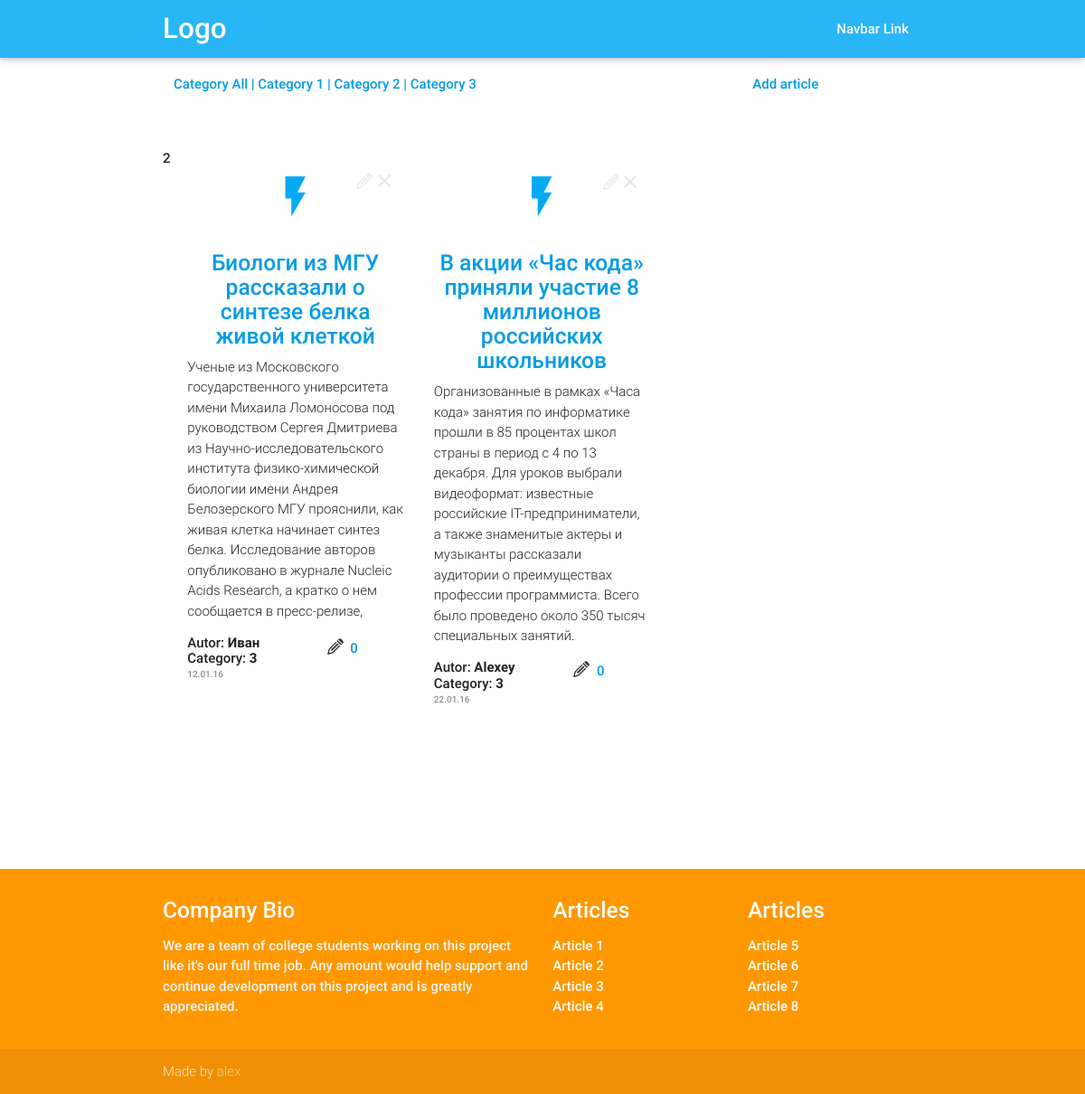
Screenshot of /index.php/articlescategory/id/3 with the database file from the repository.
### tables this page shows
CREATE TABLE `articles` (
  `article_id` int(11) NOT NULL AUTO_INCREMENT,
  `title` tinytext,
  `category` int(11) DEFAULT NULL,
  `read` int(11) DEFAULT NULL,
  `autor` varchar(45) DEFAULT NULL,
  `text` text,
  `date` varchar(45) DEFAULT NULL,
  `iddddd` int(11) DEFAULT NULL,
  PRIMARY KEY (`article_id`)
);

### articles.php (the view, shortened to what this page needs)
<nav style="position: fixed; top: 0%; z-index: 5;" class="light-blue lighten-1" role="navigation">
	<div class="nav-wrapper container"><a id="logo-container" href="#" class="brand-logo">Logo</a>
		<ul class="right hide-on-med-and-down">
			<li><a href="#">Navbar Link</a></li>
		</ul>
	</div>
</nav>
<div id="tools">
	<div style="margin-top: 10%;" id="category">
		<a href="http://localhost/index.php/articles">Category All |</a>
		<a href="http://localhost/index.php/articlescategory/id/1">Category 1 |</a>
		<a href="http://localhost/index.php/articlescategory/id/2">Category 2 |</a>
		<a href="http://localhost/index.php/articlescategory/id/3">Category 3 </a>
	</div>
	<a id="new_article" href="addArticle">Add article</a>
</div>
<div  style="margin-top: 5%;
margin-bottom: 15%;" class="container">
<?php
$dbh = new PDO('mysql:host=localhost;dbname=project1','root', 'root');
$dbh->exec('SET NAMES utf8');
$slctArticles = " SELECT
`article_id`,
`title`,
COUNT(rate.id) AS likes,
GROUP_CONCAT(users.login SEPARATOR '|') AS liked_by
FROM `project1`.`articles`
LEFT JOIN rate
ON articles.article_id = rate.article
LEFT JOIN users
ON rate.user = users.id
GROUP BY articles.article_id
";
$articlesQuery = $dbh->query($slctArticles);
while ($row = $articlesQuery->fetch(PDO::FETCH_OBJ))  {
	$articles[] = $row;
}
$per = 12;
echo $articles[$per]->likes;
?>
<?php
if (
	$Module == 'articles' ) {
	$Param1 = "SELECT `article_id`, `title`,`autor`,`text`, `category`, `date`
FROM `project1`.`articles`
ORDER BY `article_id` DESC;";
}
else  if ($Module == 'articlescategory') {
	$Param1 = "SELECT `article_id`, `title`, `autor`,`text`,  `category`, `date`
	FROM `project1`.`articles`
	WHERE `category` = '$Param[id]'
  	--   ЧЕ ТО Я НЕ ВРУБИЛСЯ КАК ЭТА ФИШКА ВЫЧИСЛЯЕТ ID
  	ORDER BY `article_id` DESC;";
  }
  $dbh = new PDO('mysql:host=localhost;dbname=project1','root', 'root');
  $dbh->exec('SET NAMES utf8');
  $slct = $Param1;
  $assoc_res = $dbh->query($slct);
  while ( $row = $assoc_res->fetch(PDO::FETCH_ASSOC)) {
  	?>
  	<div class="col s12 m4 article_block">
  		<div class="icon-block">
  			<h2 class="center light-blue-text"><i class="material-icons">flash_on</i></h2>
  			<h5 class="center"><a target="blank" href="http://localhost/index.php/viewArticle?id=<?php echo $row['article_id']; ?>">  <?php echo $row['title']; ?>  </a> </h5>
  			<div id="article_text" class="light"> <?php echo $row['text']; ?></div>
  		</div>
  		<p id="article_autor" >Autor: <b><?php echo $row['autor']; ?> </b></p>
  		<p id="article_cat" >Category: <b><?php echo $row['category']; ?> </b></p>
  		<div id="article_date"><?php echo $row['date']; ?></div>
  		<div id="del_article"> <a href="http://localhost/index.php/deleteArticle?id=<?php echo $row['article_id']; ?>"><img src="../img/ic_close_black_24dp_2x.png" height="24" width="24" alt=""></a>  </div>
  		<div id="edit_article"> <a href="http://localhost/index.php/editArticle?id=<?php echo $row['article_id']; ?>"><img src="../img/pen-pencil-write-letter-512.png" height="18" width="18" alt=""></a>  </div>
  		<a class="like_btn" href="http://localhost/like.php?type=article&id=<?php echo $row['article_id'];?>">
  			<?php
  			$a = $row['article_id'] - 1;
  			echo $articles[$a]->likes; ?></a>
  		</div>
  		<?php }  ?>
  	</div>
  	<footer class="page-footer orange">
  		<div class="container">
  			<div class="row">
  				<div class="col l6 s12">
  					<h5 class="white-text">Company Bio</h5>
  					<p class="grey-text text-lighten-4">We are a team of college students working on this project like it's our full time job. Any amount would help support and continue development on this project and is greatly appreciated.</p>
  				</div>
  				<div class="col l3 s12">
  					<h5 class="white-text">Articles</h5>
  					<ul>
  						<li><a class="white-text" href="#!">Article 1</a></li>
  						<li><a class="white-text" href="#!">Article 2</a></li>
  						<li><a class="white-text" href="#!">Article 3</a></li>
  						<li><a class="white-text" href="#!">Article 4</a></li>
  					</ul>
  				</div>
  				<div class="col l3 s12">
  					<h5 class="white-text">Articles</h5>
  					<ul>
  						<li><a class="white-text" href="#!">Article 5</a></li>
  						<li><a class="white-text" href="#!">Article 6</a></li>
  						<li><a class="white-text" href="#!">Article 7</a></li>
  						<li><a class="white-text" href="#!">Article 8</a></li>
  					</ul>
  				</div>
	</div>
</div>
<div class="footer-copyright">
	<div class="container">
		Made by <a class="orange-text text-lighten-3" href="#">alex</a>
	</div>
</div>
</footer>

### css/style.css (style rules this page uses)
footer { position:relative; bottom: 0px; width: 100%; }
h5 a { text-decoration: none; transition: all 0.2s linear; }
.icon-block { padding: 0 15px; }
.icon-block .material-icons { font-size: inherit; }

### css/articles.style.css (style rules this page uses)
footer { position:relative; bottom: 0px; width: 100%; }
.icon-block { padding: 0 15px; }
.icon-block .material-icons { font-size: inherit; }
#tools { width: 68%; margin: 0 auto; }
#category { width: 68%; margin: 0 auto; display: inline-block; }
#new_article { display: inline-block; width: 20%; position: relative; left: 10%; }
.article_block { width: 32%; text-align: center; display: inline-block; vertical-align: top; }
#article_date { font-size: 10px; text-align: left; padding-left: 15px; opacity: .5; margin-top: 4px; }
#article_autor { text-align: left; padding-left: 15px; margin-bottom: 0px; }
#article_cat { text-align: left; padding-left: 15px; margin-bottom: 0px; margin-top: 0px; line-height: 12px; }
#article_text { text-align: left; max-height: 290px; overflow: hidden; }
.article_block { position: relative; z-index: 2; }
#del_article { height: 24px; width: 24px; position: absolute; top: 4%; left: 82%; opacity: .1; cursor: pointer; transition: all 0.2s linear; }
#edit_article { height: 24px; width: 24px; position: absolute; top: 4.5%; left: 74%; opacity: .1; cursor: pointer; transition: all 0.2s linear; }
.like_btn { position: absolute; top: 92%; left: 63%; height: 30px; width: 60px; background: url(../img/pen-pencil-write-letter-512.png); background-repeat: no-repeat; background-size: 30%; }

### rows the page displays
articles: title "Биологи из МГУ рассказали о синтезе белка живой клеткой", text "Ученые из Московского государственного университета имени Михаила Ломоносова под руководством Сергея Дмитриева из Научно-исследовательского института физико-химической биологии имени Андрея Белозерского МГУ прояснили, как живая клетка начинает синтез белка. Исследование авторов опубликовано в журнале Nucleic Acids Research, а кратко о нем сообщается в пресс-релизе,…", autor "Иван", category "3", date "12.01.16", likes "0"
articles: title "В акции «Час кода» приняли участие 8 миллионов российских школьников", text "Организованные в рамках «Часа кода» занятия по информатике прошли в 85 процентах школ страны в период с 4 по 13 декабря. Для уроков выбрали видеоформат: известные российские IT-предприниматели, а также знаменитые актеры и музыканты рассказали аудитории о преимуществах профессии программиста. Всего было проведено около 350 тысяч специальных занятий.", autor "Alexey", category "3", date "22.01.16", likes "0"

### other values shown
$articles[$per]->likes "2"
